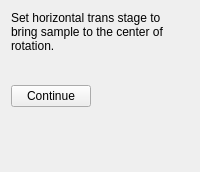
     <widget class="QWidget" name="page_first_trans">
      <layout class="QVBoxLayout" name="layout_first_trans">
       <item>
        <widget class="QLabel" name="lb_firsttrans_title">
         <property name="text">
          <string>Set horizontal trans stage to bring sample to the center of rotation.</string>
         </property>
         <property name="textFormat">
          <enum>Qt::RichText</enum>
         </property>
         <property name="wordWrap">
          <bool>true</bool>
         </property>
        </widget>
       </item>
       <item>
        <widget class="QWidget" name="container_rows_firsttrans" native="true"/>
       </item>
       <item>
        <widget class="QLabel" name="lb_firsttrans_which">
         <property name="text">
          <string/>
         </property>
        </widget>
       </item>
       <item>
        <layout class="QHBoxLayout" name="layout_firsttrans_buttons">
         <item>
          <widget class="QPushButton" name="pb_first_continue">
           <property name="text">
            <string>Continue</string>
           </property>
          </widget>
         </item>
         <item>
          <spacer name="spacer_firsttrans">
           <property name="orientation">
            <enum>Qt::Horizontal</enum>
           </property>
           <property name="sizeHint" stdset="0">
            <size>
             <width>40</width>
             <height>20</height>
            </size>
           </property>
          </spacer>
         </item>
        </layout>
       </item>
       <item>
        <spacer name="spacer_firsttrans_bottom">
         <property name="orientation">
          <enum>Qt::Vertical</enum>
         </property>
         <property name="sizeHint" stdset="0">
          <size>
           <width>20</width>
           <height>40</height>
          </size>
         </property>
        </spacer>
       </item>
      </layout>
     </widget>
